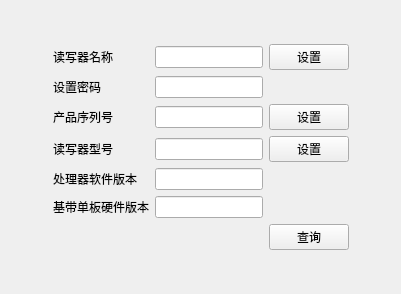
<?xml version="1.0" encoding="UTF-8"?>
<ui version="4.0">
 <class>ReaderInfo6CForm</class>
 <widget class="QWidget" name="ReaderInfo6CForm">
  <property name="geometry">
   <rect>
    <x>0</x>
    <y>0</y>
    <width>401</width>
    <height>294</height>
   </rect>
  </property>
  <property name="windowTitle">
   <string>Form</string>
  </property>
  <layout class="QGridLayout" name="gridLayout_2">
   <item row="1" column="0">
    <spacer name="horizontalSpacer">
     <property name="orientation">
      <enum>Qt::Horizontal</enum>
     </property>
     <property name="sizeHint" stdset="0">
      <size>
       <width>32</width>
       <height>20</height>
      </size>
     </property>
    </spacer>
   </item>
   <item row="0" column="1">
    <spacer name="verticalSpacer_2">
     <property name="orientation">
      <enum>Qt::Vertical</enum>
     </property>
     <property name="sizeHint" stdset="0">
      <size>
       <width>20</width>
       <height>21</height>
      </size>
     </property>
    </spacer>
   </item>
   <item row="1" column="2">
    <spacer name="horizontalSpacer_2">
     <property name="orientation">
      <enum>Qt::Horizontal</enum>
     </property>
     <property name="sizeHint" stdset="0">
      <size>
       <width>31</width>
       <height>20</height>
      </size>
     </property>
    </spacer>
   </item>
   <item row="2" column="1">
    <spacer name="verticalSpacer">
     <property name="orientation">
      <enum>Qt::Vertical</enum>
     </property>
     <property name="sizeHint" stdset="0">
      <size>
       <width>20</width>
       <height>21</height>
      </size>
     </property>
    </spacer>
   </item>
   <item row="1" column="1">
    <layout class="QGridLayout" name="gridLayout">
     <item row="1" column="0">
      <widget class="QLabel" name="label_8">
       <property name="text">
        <string>设置密码</string>
       </property>
      </widget>
     </item>
     <item row="5" column="0">
      <widget class="QLabel" name="label_4">
       <property name="text">
        <string>处理器软件版本</string>
       </property>
      </widget>
     </item>
     <item row="0" column="2">
      <widget class="QPushButton" name="pushButton">
       <property name="text">
        <string>设置</string>
       </property>
      </widget>
     </item>
     <item row="0" column="1">
      <widget class="QLineEdit" name="lineEdit"/>
     </item>
     <item row="4" column="0">
      <widget class="QLabel" name="label_3">
       <property name="text">
        <string>读写器型号</string>
       </property>
      </widget>
     </item>
     <item row="2" column="1">
      <widget class="QLineEdit" name="lineEdit_2"/>
     </item>
     <item row="2" column="0">
      <widget class="QLabel" name="label_2">
       <property name="text">
        <string>产品序列号</string>
       </property>
      </widget>
     </item>
     <item row="4" column="2">
      <widget class="QPushButton" name="pushButton_3">
       <property name="text">
        <string>设置</string>
       </property>
      </widget>
     </item>
     <item row="5" column="1">
      <widget class="QLineEdit" name="lineEdit_4"/>
     </item>
     <item row="2" column="2">
      <widget class="QPushButton" name="pushButton_2">
       <property name="text">
        <string>设置</string>
       </property>
      </widget>
     </item>
     <item row="1" column="1">
      <widget class="QLineEdit" name="lineEdit_8"/>
     </item>
     <item row="0" column="0">
      <widget class="QLabel" name="label">
       <property name="text">
        <string>读写器名称</string>
       </property>
      </widget>
     </item>
     <item row="6" column="0">
      <widget class="QLabel" name="label_6">
       <property name="text">
        <string>基带单板硬件版本</string>
       </property>
      </widget>
     </item>
     <item row="7" column="2">
      <widget class="QPushButton" name="pushButton_4">
       <property name="text">
        <string>查询</string>
       </property>
      </widget>
     </item>
     <item row="6" column="1">
      <widget class="QLineEdit" name="lineEdit_6"/>
     </item>
     <item row="4" column="1">
      <widget class="QLineEdit" name="lineEdit_3"/>
     </item>
    </layout>
   </item>
  </layout>
 </widget>
 <resources/>
 <connections/>
</ui>
